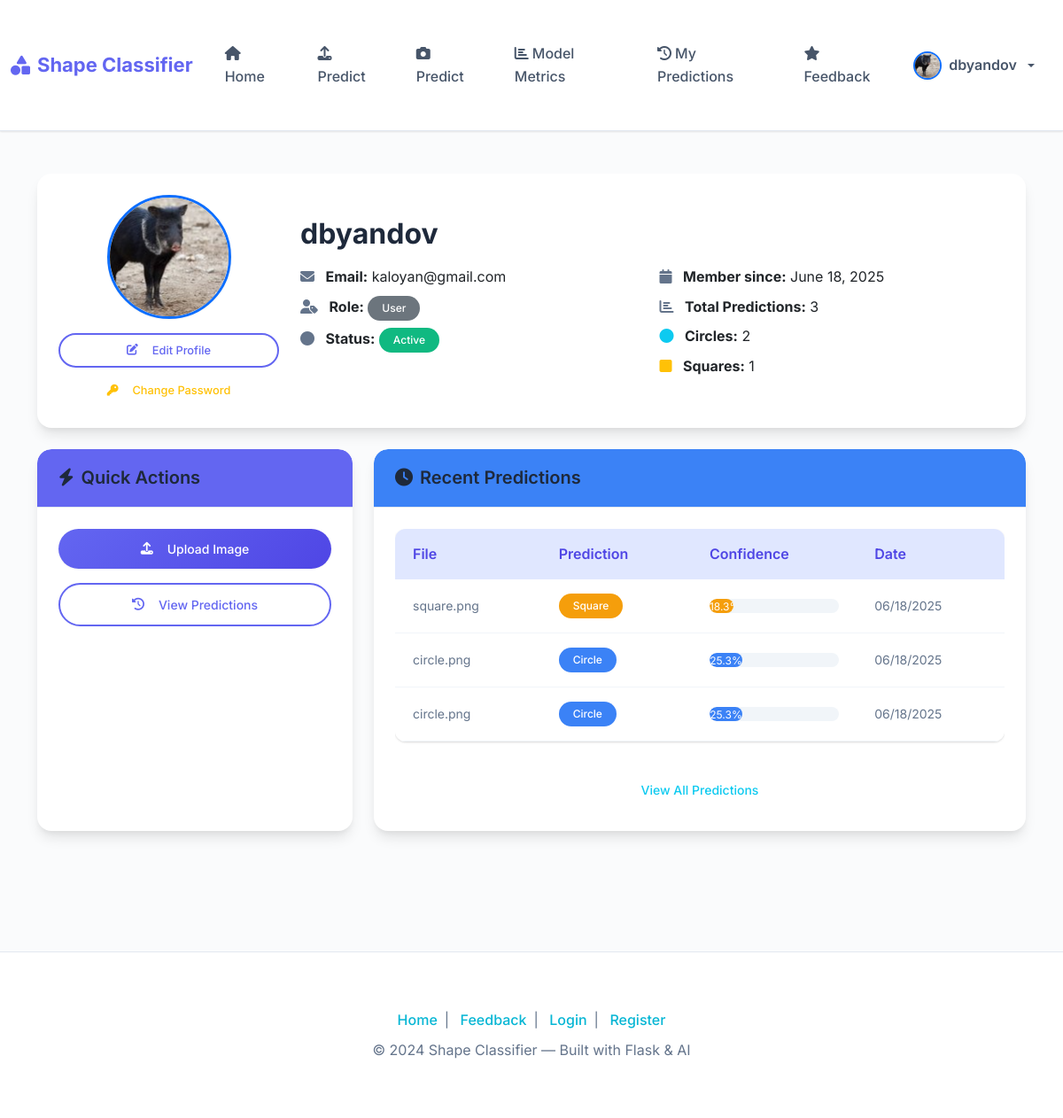
Page /profile (signed in) on the committed database.
### app/models/user.py (models this page shows, shortened)
class User(UserMixin, db.Model):
    id = db.Column(db.Integer, primary_key=True)
    username = db.Column(db.String(80), unique=True, nullable=False)
    email = db.Column(db.String(120), unique=True, nullable=False)
    password_hash = db.Column(db.String(128))
    profile_picture = db.Column(db.String(255), nullable=True)  # Store filename of profile picture
    role = db.Column(db.String(20), default='user')  # 'user' or 'admin'
    active = db.Column(db.Boolean, default=True)  # For deactivation
    created_at = db.Column(db.DateTime, default=datetime.utcnow)
    predictions = db.relationship('Prediction', backref='user', lazy=True)
    def is_admin(self):
        return self.role == 'admin'
    def get_prediction_count(self):
        return len(self.predictions)
    def get_circle_predictions(self):
        return len([p for p in self.predictions if p.prediction == 'Circle'])
    def get_square_predictions(self):
        return len([p for p in self.predictions if p.prediction == 'Square'])
    def get_profile_picture_url(self):
        if self.profile_picture:
            return f'/static/uploads/{self.profile_picture}'
        return f'https://ui-avatars.com/api/?name={self.username}&background=random&color=fff&size=200'

### app/models/prediction.py (models this page shows, shortened)
class Prediction(db.Model):
    id = db.Column(db.Integer, primary_key=True)
    user_id = db.Column(db.Integer, db.ForeignKey('user.id'), nullable=False)
    filename = db.Column(db.String(255), nullable=False)
    prediction = db.Column(db.String(20), nullable=False)  # 'Circle' or 'Square'
    confidence = db.Column(db.Float, nullable=True)
    created_at = db.Column(db.DateTime, default=datetime.utcnow)

### app/routes/main.py (the view)
@main.route('/profile')
@login_required
def profile():
    return render_template('main/profile.html')

### app/templates/main/profile.html (shortened to what this page needs)
{% extends 'base.html' %}
{% block content %}
<div class="container py-5">
    <div class="row">
        <div class="col-12 mb-4">
            <div class="card shadow-lg border-0 rounded-4">
                <div class="card-body p-4">
                    <div class="row align-items-center">
                        <div class="col-md-3 text-center">
                            <img src="{{ current_user.get_profile_picture_url() }}"
                                 alt="Profile Picture"
                                 class="rounded-circle border border-3 border-primary shadow-sm mb-3"
                                 style="width: 140px; height: 140px; object-fit: cover;">
                            <div class="d-grid gap-2">
                                <a href="{{ url_for('main.profile_settings') }}" class="btn btn-outline-primary btn-sm rounded-pill">
                                    <i class="fas fa-edit me-2"></i>Edit Profile
                                </a>
                                <a href="{{ url_for('main.change_password') }}" class="btn btn-outline-warning btn-sm rounded-pill">
                                    <i class="fas fa-key me-2"></i>Change Password
                                </a>
                            </div>
                        </div>
                        <div class="col-md-9">
                            <h2 class="mb-3 fw-bold">{{ current_user.username }}</h2>
                            <div class="row g-3">
                                <div class="col-md-6">
                                    <p class="mb-2">
                                        <i class="fas fa-envelope me-2 text-muted"></i>
                                        <strong>Email:</strong> {{ current_user.email }}
                                    </p>
                                    <p class="mb-2">
                                        <i class="fas fa-user-tag me-2 text-muted"></i>
                                        <strong>Role:</strong>
                                        <span class="badge bg-{% if current_user.is_admin() %}primary{% else %}secondary{% endif %} rounded-pill px-3 py-2">
                                            {{ current_user.role.title() }}
                                        </span>
                                    </p>
                                    <p class="mb-2">
                                        <i class="fas fa-circle me-2 text-muted"></i>
                                        <strong>Status:</strong>
                                        <span class="badge bg-{% if current_user.active %}success{% else %}danger{% endif %} rounded-pill px-3 py-2">
                                            {{ 'Active' if current_user.active else 'Inactive' }}
                                        </span>
                                    </p>
                                </div>
                                <div class="col-md-6">
                                    <p class="mb-2">
                                        <i class="fas fa-calendar me-2 text-muted"></i>
                                        <strong>Member since:</strong> {{ current_user.created_at.strftime('%B %d, %Y') }}
                                    </p>
                                    <p class="mb-2">
                                        <i class="fas fa-chart-bar me-2 text-muted"></i>
                                        <strong>Total Predictions:</strong> {{ current_user.get_prediction_count() }}
                                    </p>
                                    <p class="mb-2">
                                        <i class="fas fa-circle me-2 text-info"></i>
                                        <strong>Circles:</strong> {{ current_user.get_circle_predictions() }}
                                    </p>
                                    <p class="mb-2">
                                        <i class="fas fa-square me-2 text-warning"></i>
                                        <strong>Squares:</strong> {{ current_user.get_square_predictions() }}
                                    </p>
                                </div>
                            </div>
                        </div>
                    </div>
                </div>
            </div>
        </div>
        <div class="col-md-4 mb-4">
            <div class="card shadow-lg border-0 rounded-4 h-100">
                <div class="card-header bg-primary text-white rounded-top-4">
                    <h5 class="mb-0 fw-semibold">
                        <i class="fas fa-bolt me-2"></i>Quick Actions
                    </h5>
                </div>
                <div class="card-body">
                    <div class="d-grid gap-3">
                        <a href="{{ url_for('main.predict') }}" class="btn btn-primary rounded-pill">
                            <i class="fas fa-upload me-2"></i>Upload Image
                        </a>
                        <a href="{{ url_for('main.my_predictions') }}" class="btn btn-outline-primary rounded-pill">
                            <i class="fas fa-history me-2"></i>View Predictions
                        </a>
                    </div>
                </div>
            </div>
        </div>
        <div class="col-md-8 mb-4">
            <div class="card shadow-lg border-0 rounded-4 h-100">
                <div class="card-header bg-info text-white rounded-top-4">
                    <h5 class="mb-0 fw-semibold">
                        <i class="fas fa-clock me-2"></i>Recent Predictions
                    </h5>
                </div>
                <div class="card-body">
                    {% if current_user.predictions %}
                        <div class="table-responsive">
                            <table class="table table-hover align-middle">
                                <thead>
                                    <tr>
                                        <th>File</th>
                                        <th>Prediction</th>
                                        <th>Confidence</th>
                                        <th>Date</th>
                                    </tr>
                                </thead>
                                <tbody>
                                    {% for prediction in current_user.predictions[:5] %}
                                    <tr>
                                        <td>
                                            <small class="text-muted">{{ prediction.filename[:20] }}{% if prediction.filename|length > 20 %}...{% endif %}</small>
                                        </td>
                                        <td>
                                            <span class="badge bg-{% if prediction.prediction == 'Circle' %}info{% else %}warning{% endif %} rounded-pill px-3 py-2">
                                                {{ prediction.prediction }}
                                            </span>
                                        </td>
                                        <td>
                                            <div class="progress rounded-pill" style="height: 16px;">
                                                <div class="progress-bar bg-{% if prediction.prediction == 'Circle' %}info{% else %}warning{% endif %} rounded-pill"
                                                     style="width: {{ prediction.confidence * 100 }}%">
                                                    {{ "%.1f"|format(prediction.confidence * 100) }}%
                                                </div>
                                            </div>
                                        </td>
                                        <td>
                                            <small class="text-muted">{{ prediction.created_at.strftime('%m/%d/%Y') }}</small>
                                        </td>
                                    </tr>
                                    {% endfor %}
                                </tbody>
                            </table>
                        </div>
                        <div class="text-center mt-3">
                            <a href="{{ url_for('main.my_predictions') }}" class="btn btn-outline-info rounded-pill">
                                View All Predictions
                            </a>
                        </div>
                    {% endif %}
                </div>
            </div>
        </div>
    </div>
</div>
{% endblock %}

### app/templates/base.html (shortened to what this page needs)
<!DOCTYPE html>
<html lang="en">
<head>
    <link href="https://cdn.jsdelivr.net/npm/bootstrap@5.3.2/dist/css/bootstrap.min.css" rel="stylesheet">
    <link rel="stylesheet" href="https://cdnjs.cloudflare.com/ajax/libs/font-awesome/6.4.0/css/all.min.css">
    <link rel="stylesheet" href="{{ url_for('static', filename='css/custom.css') }}">
</head>
<body>
    <div class="sticky-top bg-white shadow-sm">
        {% include 'components/navbar.html' %}
    </div>
    <main>
        {% block content %}{% endblock %}
    </main>
    <footer class="footer">
        <div class="container">
            <div class="mb-2">
                <a href="{{ url_for('main.index') }}">Home</a>|
                <a href="{{ url_for('main.feedback') }}">Feedback</a>|
                <a href="{{ url_for('auth.login') }}">Login</a>|
                <a href="{{ url_for('auth.register') }}">Register</a>
            </div>
            <div>
                &copy; {{ 2024 }} Shape Classifier &mdash; Built with Flask &amp; AI
            </div>
        </div>
    </footer>
</body>
</html>

### app/templates/components/navbar.html (shortened to what this page needs)
<nav class="navbar navbar-expand-lg bg-white shadow-sm py-2 sticky-top">
  <div class="container-fluid">
    <a class="navbar-brand fw-bold d-flex align-items-center gap-2" href="{{ url_for('main.index') }}">
      <i class="fas fa-shapes text-primary"></i> <span class="gradient-text">Shape Classifier</span>
    </a>
    <div class="collapse navbar-collapse" id="navbarNavDropdown">
      <ul class="navbar-nav me-auto mb-2 mb-lg-0 align-items-lg-center gap-lg-2">
        <li class="nav-item">
          <a class="nav-link{% if request.endpoint == 'main.index' %} active{% endif %}" href="{{ url_for('main.index') }}">
            <i class="fas fa-home me-1"></i>Home
          </a>
        </li>
        {% if current_user.is_authenticated %}
        <li class="nav-item">
          <a class="nav-link{% if request.endpoint == 'main.predict' %} active{% endif %}" href="{{ url_for('main.predict') }}">
            <i class="fas fa-upload me-1"></i>Predict
          </a>
        </li>
        <li class="nav-item">
          <a class="nav-link" href="{{ url_for('main.predict') }}">
            <i class="fas fa-camera me-1"></i>Predict
          </a>
        </li>
        <li class="nav-item">
          <a class="nav-link" href="{{ url_for('main.model_evaluation') }}">
            <i class="fas fa-chart-bar me-1"></i>Model Metrics
          </a>
        </li>
        <li class="nav-item">
          <a class="nav-link{% if request.endpoint == 'main.my_predictions' %} active{% endif %}" href="{{ url_for('main.my_predictions') }}">
            <i class="fas fa-history me-1"></i>My Predictions
          </a>
        </li>
        <li class="nav-item">
          <a class="nav-link{% if request.endpoint == 'main.feedback' %} active{% endif %}" href="{{ url_for('main.feedback') }}">
            <i class="fas fa-star me-1"></i>Feedback
          </a>
        </li>
        {% endif %}
      </ul>
      <ul class="navbar-nav mb-2 mb-lg-0 align-items-lg-center gap-lg-2">
        {% if current_user.is_authenticated %}
        <li class="nav-item dropdown">
          <a class="nav-link dropdown-toggle d-flex align-items-center gap-2" href="#" id="userDropdown" role="button" data-bs-toggle="dropdown" aria-expanded="false">
            <img src="{{ current_user.get_profile_picture_url() }}"
                 alt="Profile"
                 class="rounded-circle border border-2 border-primary shadow-sm" style="width: 32px; height: 32px; object-fit: cover;">
            <span class="fw-semibold">{{ current_user.username }}</span>
          </a>
        </li>
        {% endif %}
      </ul>
    </div>
  </div>
</nav>

### rows in the picture
User: get_profile_picture_url (picture), username "dbyandov", email "kaloyan@gmail.com", role "User", active "Active", created_at "June 18, 2025"
Prediction: get_circle_predictions "2", get_square_predictions "1", filename "square.png", prediction "Square", prediction.confidence*100 "18.3", created_at "06/18/2025"
Prediction: filename "circle.png", prediction "Circle", prediction.confidence*100 "25.3", created_at "06/18/2025"
Prediction: filename "circle.png", prediction "Circle", prediction.confidence*100 "25.3", created_at "06/18/2025"

### other values in the picture
{{ current_user.get_prediction_count() }} "3"
{{ 2024 }} "2024"
